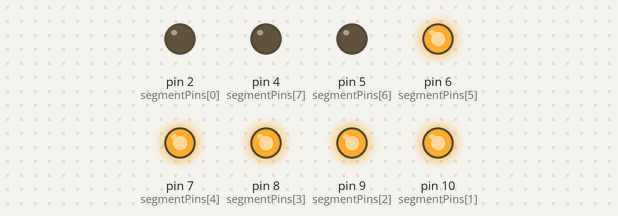
Bench run of a sketch on a simulated Arduino Uno, built with avr-gcc and run on an emulated ATmega328P. Parts: output pins drawn as LEDs (lit = HIGH).

Above: at 0.5 s.
At 1.5 s:
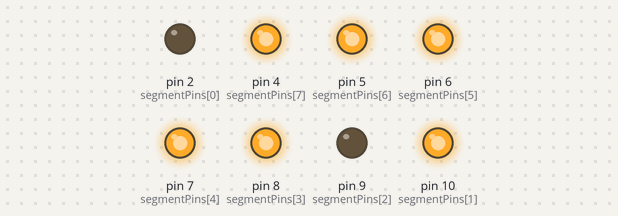
At 4.5 s:
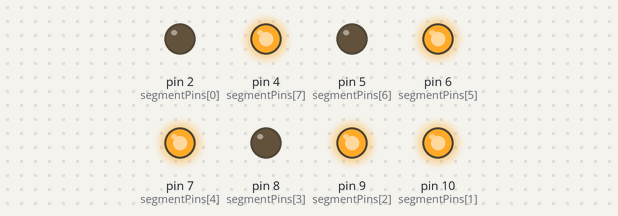
At 9.0 s:
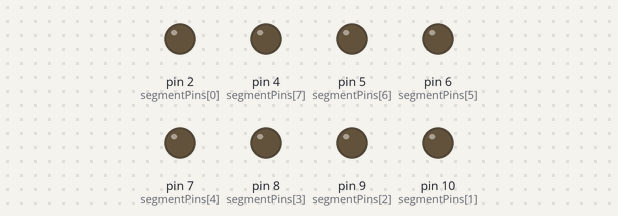
At 15.5 s:
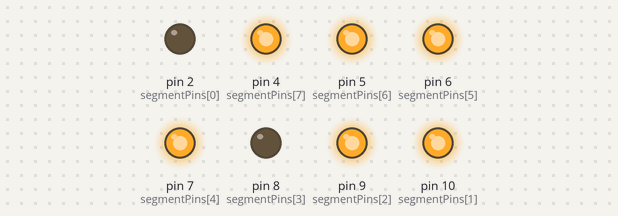
Timing chart, 0 to 16.9 s (numbered marks = the images above):
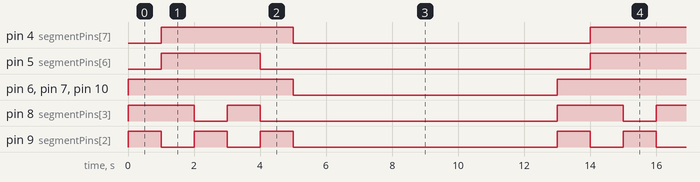

The sketch:

7SegmentNama.ino
```cpp
const byte numeral[11]={
B00111110, //untuk huruf b
B11111010, //untuk huruf a
B11110110, //untuk huruf g
B11111010, //untuk huruf a
B10110110, //untuk huruf s


B00000000, //tanpa menampilkan apapun
};
//inisialisasi pin yang digunakan
const int segmentPins[8]= {2,10,9,8,7,6,5,4}; //dp,g,f,e,d,c,b,a
void setup(){
for (int i=0; i < 8; i++){
pinMode(segmentPins[i], OUTPUT);
}}
void loop(){
for (int i=0; i <=10; i++){
tunjukanAngka(i);
delay(1000);
}
delay(2000); }
void tunjukanAngka (int number){
boolean isBitSet;
for (int segment=1; segment < 8; segment++){
isBitSet= bitRead(numeral[number], segment);
digitalWrite(segmentPins[segment], isBitSet); }
}
```

Measured:
- by itself, pin 4 (segmentPins[7]): alternates HIGH for 4.0 s and LOW for 9.0 s
- by itself, pin 5 (segmentPins[6]): alternates HIGH for 3.0 s and LOW for 10.0 s
- by itself, pin 6 (segmentPins[5]), pin 7 (segmentPins[4]), pin 10 (segmentPins[1]): alternates HIGH for 5.0 s and LOW for 8.0 s
- by itself, pin 8 (segmentPins[3]): repeats every 13.0 s: LOW 1.0 s, HIGH 1.0 s, LOW 9.0 s, HIGH 2.0 s
- by itself, pin 9 (segmentPins[2]): repeats every 13.0 s: 2 × (LOW 1.0 s, HIGH 1.0 s), LOW 8.0 s, HIGH 1.0 s
